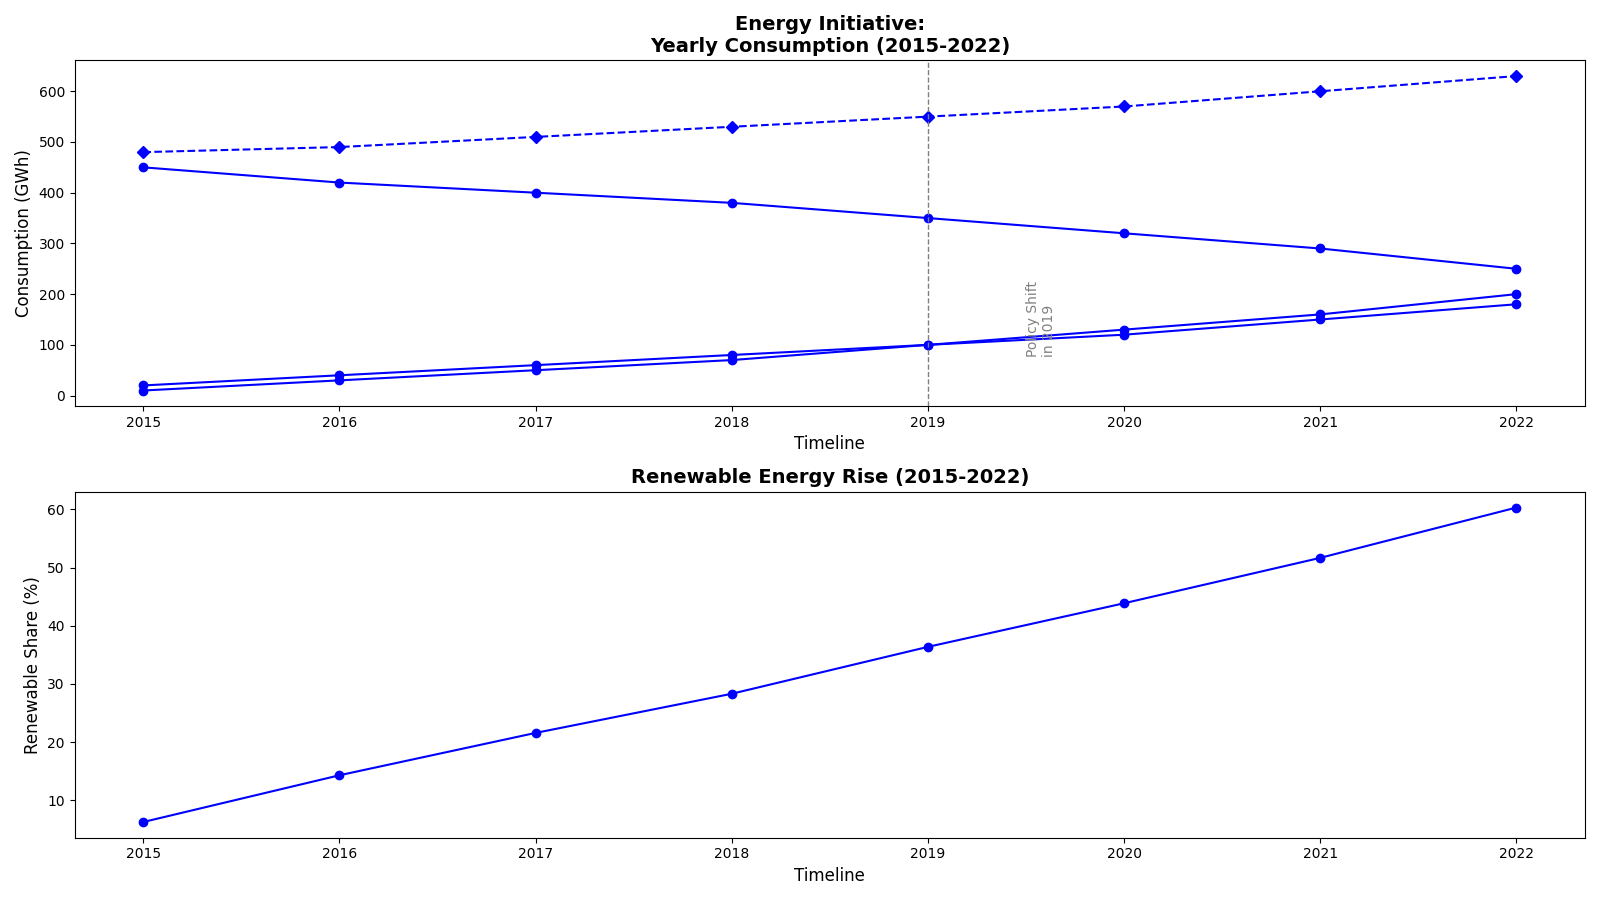

The Python source for this figure:
import matplotlib.pyplot as plt
import numpy as np

years = np.arange(2015, 2023)
fossil_fuels = np.array([450, 420, 400, 380, 350, 320, 290, 250])
solar_energy = np.array([10, 30, 50, 70, 100, 130, 160, 200])
wind_energy = np.array([20, 40, 60, 80, 100, 120, 150, 180])
total_energy = fossil_fuels + solar_energy + wind_energy
share_renewable = (solar_energy + wind_energy) / total_energy * 100

plt.figure(figsize=(16, 9))

plt.subplot(2, 1, 1)
plt.plot(years, fossil_fuels, color='blue', marker='o', linestyle='-')
plt.plot(years, solar_energy, color='blue', marker='o', linestyle='-')
plt.plot(years, wind_energy, color='blue', marker='o', linestyle='-')
plt.plot(years, total_energy, color='blue', marker='D', linestyle='--')
plt.axvline(x=2019, color='gray', linestyle='--', linewidth=1)
plt.text(2019.5, 150, 'Policy Shift\nin 2019', rotation=90, verticalalignment='center', fontsize=10, color='gray')

plt.title('Energy Initiative:\nYearly Consumption (2015-2022)', fontsize=14, fontweight='bold')
plt.xlabel('Timeline', fontsize=12)
plt.ylabel('Consumption (GWh)', fontsize=12)

plt.subplot(2, 1, 2)
plt.plot(years, share_renewable, color='blue', marker='o', linestyle='-')
plt.title('Renewable Energy Rise (2015-2022)', fontsize=14, fontweight='bold')
plt.xlabel('Timeline', fontsize=12)
plt.ylabel('Renewable Share (%)', fontsize=12)

plt.tight_layout()
plt.show()
